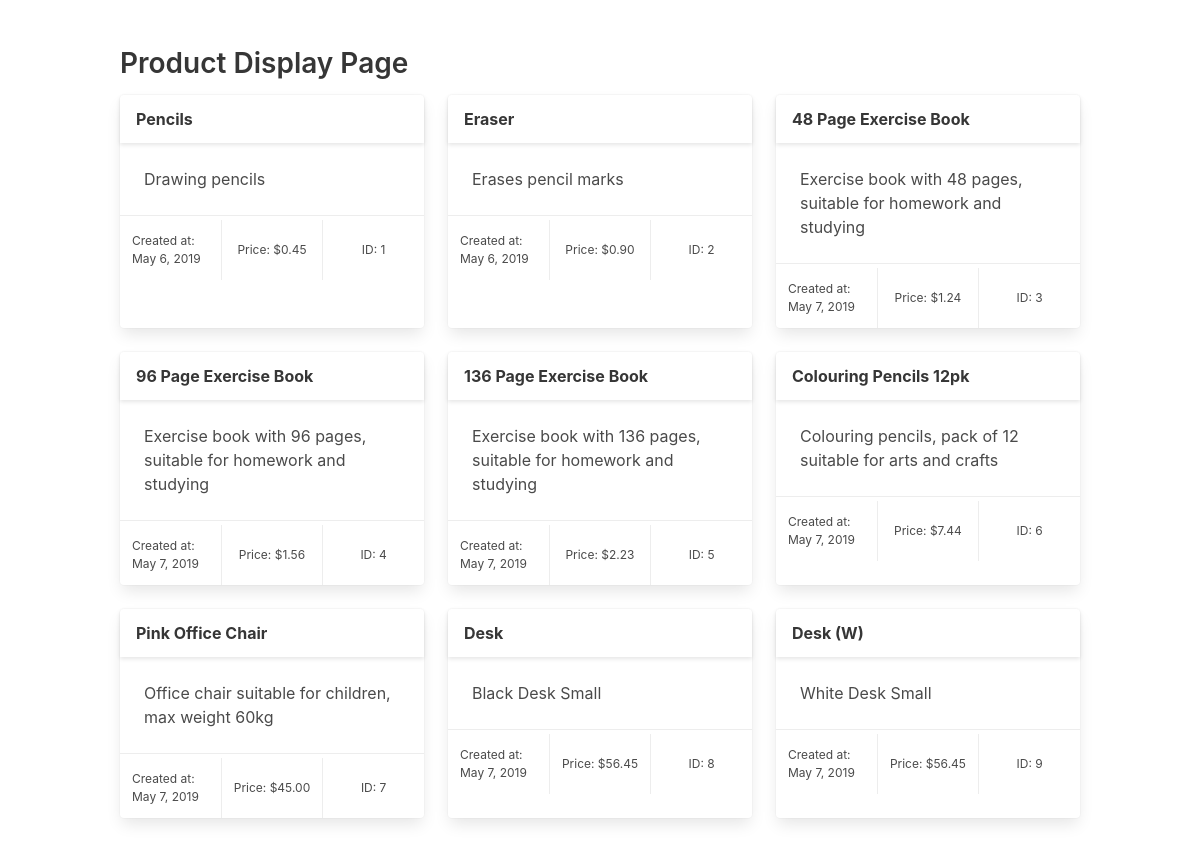
The page /products/view/ on the database as committed earlier.
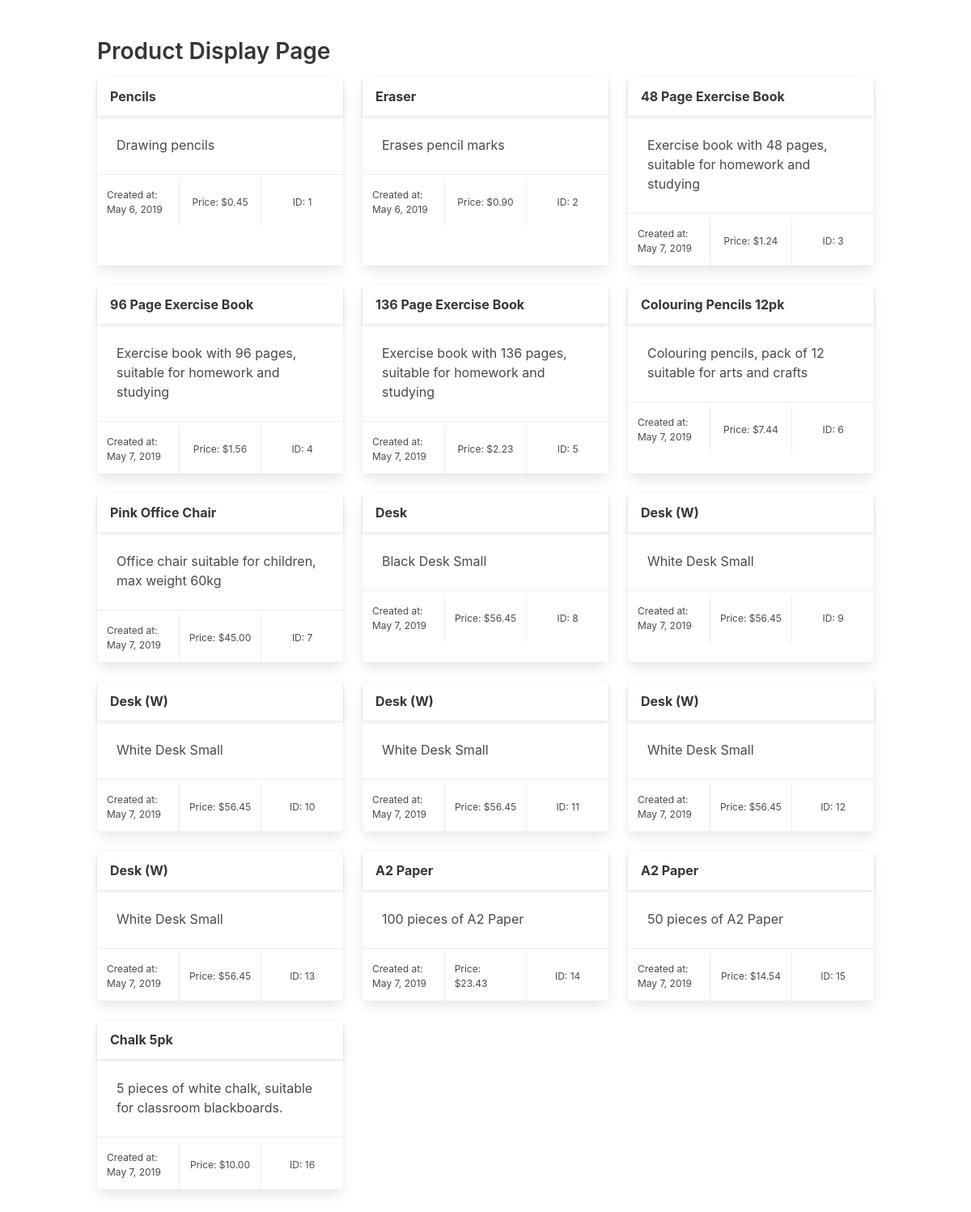
The same page on the database as committed later.
### products/models.py (models this page shows)
class Product(models.Model):
    title = models.CharField(max_length=100)
    description = models.CharField(max_length=300)
    price = models.DecimalField(decimal_places=2, max_digits=10)
    summary = models.TextField(default='This product has not been given a summary.')
    created_at = models.DateField(auto_now=True)

### products/views.py (the view)
# urls.py: path('products/view/', prod_display_view, name='products-view'),
def prod_display_view(request, *args, **kwargs):
    data = Product.objects.all()
    context = {'title':'View Products',
               'data':data}
    return render(request, 'products-display.html', context)

### templates/products-display.html
{% extends 'base.html' %}
{% block content %}
<section class="section">
	<section class="container">
		<article class="content">
			<h2>Product Display Page</h2>
			<section class="columns is-multiline">
			{% for p in data %}
			<article class="column is-one-third">
				<div class="card" style="height: 100%;">
					<div class="card-header">
						<div class="card-header-title">{{ p.title }}</div>
					</div>
					<div class="card-content">{{ p.description}}</div>
					<div class="card-footer">
						<div class="card-footer-item help">Created at: {{ p.created_at }}</div>
						<div class="card-footer-item help">Price: ${{ p.price }}</div>
						<div class="card-footer-item help">ID: {{ p.id }}</div>
					</div>
				</div>
			</article>
			{% endfor %}
			</section>
		</article>
	</section>
</section>
{% endblock content %}

Rows that differ between the two databases and show on the page:
added Product: title "Desk (W)", description "White Desk Small", created_at "May 7, 2019", price "56.45", id "10"
added Product: title "Desk (W)", description "White Desk Small", created_at "May 7, 2019", price "56.45", id "11"
added Product: title "Desk (W)", description "White Desk Small", created_at "May 7, 2019", price "56.45", id "12"
added Product: title "Desk (W)", description "White Desk Small", created_at "May 7, 2019", price "56.45", id "13"
added Product: title "A2 Paper", description "100 pieces of A2 Paper", created_at "May 7, 2019", price "23.43", id "14"
added Product: title "A2 Paper", description "50 pieces of A2 Paper", created_at "May 7, 2019", price "14.54", id "15"
added Product: title "Chalk 5pk", description "5 pieces of white chalk, suitable for classroom blackboards.", created_at "May 7, 2019", price "10.00", id "16"
